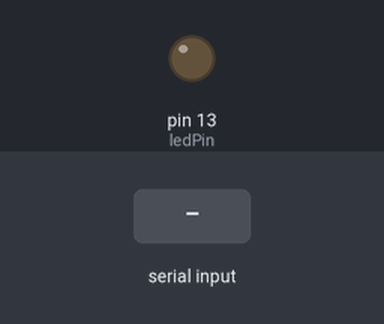
The sketch below on a simulated Arduino Uno, built with avr-gcc and run on an emulated ATmega328P. On the bench: output pins drawn as LEDs (lit = HIGH). The test bench sets the inputs (shaded band).

Above: at 1.2 s.
1.3 s: "1" received over Serial
At 1.8 s:
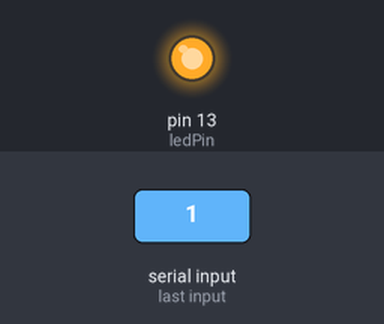
Timing chart, 0 to 4.3 s (numbered marks = the images above; inputs shaded):
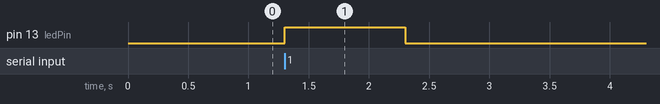

The sketch:

code.ino
```cpp
const int ledPin = 13; // Pino do LED


void setup()

{

    pinMode(ledPin, OUTPUT);

    Serial.begin(9600); // A taxa de transmissão deve corresponder à definida no Unity

}


void loop()

{

    if (Serial.available() > 0)

    {

        char receivedChar = Serial.read();

        if (receivedChar == '1')

        {

            digitalWrite(ledPin, HIGH); // Liga o LED

            delay(1000); // Mantém o LED aceso por 1 segundo (opcional)

            digitalWrite(ledPin, LOW); // Desliga o LED

        }

    }

}
```

Measured:
- after the input at 1.3 s, pin 13 (ledPin): LOW → HIGH at once, → LOW 1.0 s later
